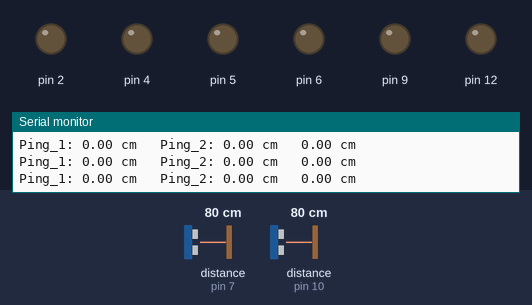
The sketch below on a simulated Arduino Uno, built with avr-gcc and run on an emulated ATmega328P. Parts: output pins drawn as LEDs (lit = HIGH), the last lines printed to the serial monitor. The inputs (shaded band) are chosen by the test bench; at power-on: distance to the obstacle (sensors on pin 7, pin 10) 80 cm. The echo pulse lasts 58.3 µs per cm.

Above: at 1.2 s.
1.3 s: distance to the obstacle (sensor on pin 7) set to 43 cm
2.8 s: distance to the obstacle (sensor on pin 7) set to 38 cm
At 4.1 s:
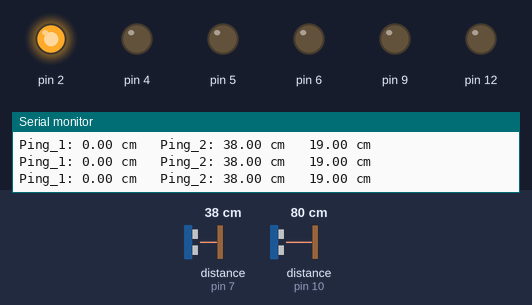
4.4 s: distance to the obstacle (sensor on pin 10) set to 43 cm
5.9 s: distance to the obstacle (sensor on pin 10) set to 37 cm
At 7.0 s:
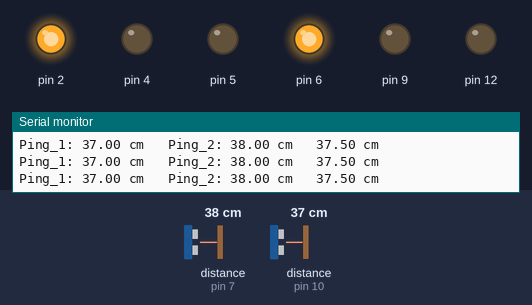
7.5 s: distance to the obstacle (sensor on pin 7) set to 60 cm
At 8.8 s:
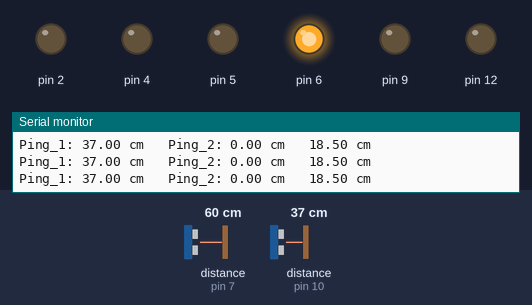
9.1 s: distance to the obstacle (sensor on pin 7) set to 2 cm
At 9.6 s:
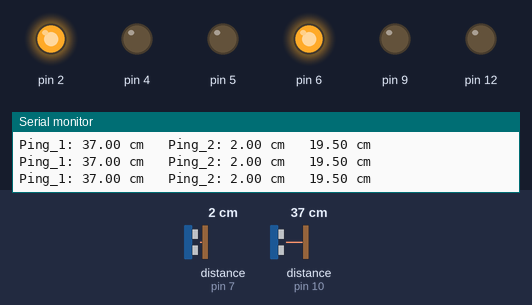
Timing chart, 0 to 11.6 s (numbered marks = the images above; inputs shaded):
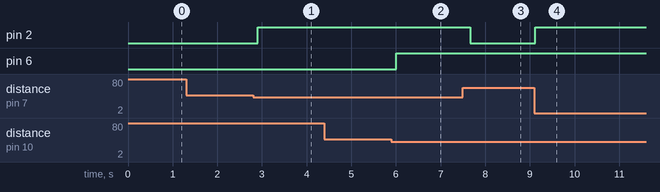

Measured:
- the behaviour switches between 41 and 40 cm on distance to the obstacle (sensor on pin 7) (found by bisection; images 0 and 1)
- the behaviour switches between 41 and 40 cm on distance to the obstacle (sensor on pin 10) (found by bisection; images 1 and 2)
- after the input at 2.8 s, pin 2: LOW → HIGH after 0.10 s
- after the input at 5.9 s, pin 6: LOW → HIGH after 0.11 s
- after the input at 7.5 s, pin 2: HIGH → LOW after 0.17 s
- after the input at 9.1 s, pin 2: LOW → HIGH at once

The sketch:

ultrasonicplusmotor.ino
```cpp
/*-----( Import needed libraries )-----*/
#include <NewPing.h>
/*-----( Declare Constants and Pin Numbers )-----*/
#define  TRIGGER_PIN1  11
#define  ECHO_PIN1    10
#define MAX_DISTANCE1 40 // Maximum distance we want to ping for (in centimeters).

#define  TRIGGER_PIN2  8
#define  ECHO_PIN2     7
#define MAX_DISTANCE2 40 // Maximum distance we want to ping for (in centimeters).


/*-----( Declare objects )-----*/
NewPing sonar1(TRIGGER_PIN1, ECHO_PIN1, MAX_DISTANCE1);
NewPing sonar2(TRIGGER_PIN2, ECHO_PIN2, MAX_DISTANCE2);// NewPing setup of pins and maximum distance.
 //Declare variables
double DistanceCm1;
double DistanceCm2;

float sensors;

void setup()
{
  Serial.begin(9600);
  Serial.println("UltraSonic Distance Measurement");

    pinMode(9, OUTPUT);
  pinMode(6, OUTPUT);
  pinMode(5, OUTPUT);

      pinMode(12, OUTPUT);
  pinMode(2, OUTPUT);
  pinMode(4, OUTPUT);

}


void loop()
{
  delay(200);// Wait 100ms between pings (about 10 pings/sec). 29ms should be the shortest delay between pings.
  DistanceCm1 = sonar1.ping_cm();
  Serial.print("Ping_1: ");
  Serial.print(DistanceCm1);
  Serial.print(" cm");
  Serial.print("   ");
  DistanceCm2 = sonar2.ping_cm();
  Serial.print("Ping_2: ");
  Serial.print(DistanceCm2);
  Serial.print(" cm");
  Serial.print("   ");
  sensors = (DistanceCm1 + DistanceCm2)/2;
  Serial.print(sensors);
  Serial.println(" cm");

  if ((sensors<10)&&(DistanceCm1!=0)&&(DistanceCm2!=0))
  {
       digitalWrite(9, 10);
  digitalWrite(5, HIGH);
  digitalWrite(6, LOW);

   digitalWrite(12, 10);
  digitalWrite(4, HIGH);
  digitalWrite(2, LOW);
  }
  else if((sensors>15)&&(DistanceCm1!=0)&&(DistanceCm2!=0))
  {
      digitalWrite(5, LOW);
  digitalWrite(6, HIGH);

      digitalWrite(4, LOW);
  digitalWrite(2, HIGH);
  }
  else if((sensors>=10)&&(sensors<=15)&&(DistanceCm1!=0)&&(DistanceCm2!=0))
  {
     digitalWrite(5, NULL);
  digitalWrite(6, NULL);

      digitalWrite(4, NULL);
  digitalWrite(2, NULL);
  }
   else if ((DistanceCm1>0)&&(DistanceCm2==0))
   {
    digitalWrite(5, LOW);
  digitalWrite(6, HIGH);

      digitalWrite(4, NULL);
  digitalWrite(2, NULL);
    }
    else if ((DistanceCm2>0)&&(DistanceCm1==0))
   {
    digitalWrite(5, NULL);
  digitalWrite(6, NULL);

      digitalWrite(4, LOW);
  digitalWrite(2, HIGH);
    }

}//--(end main loop )---
```
